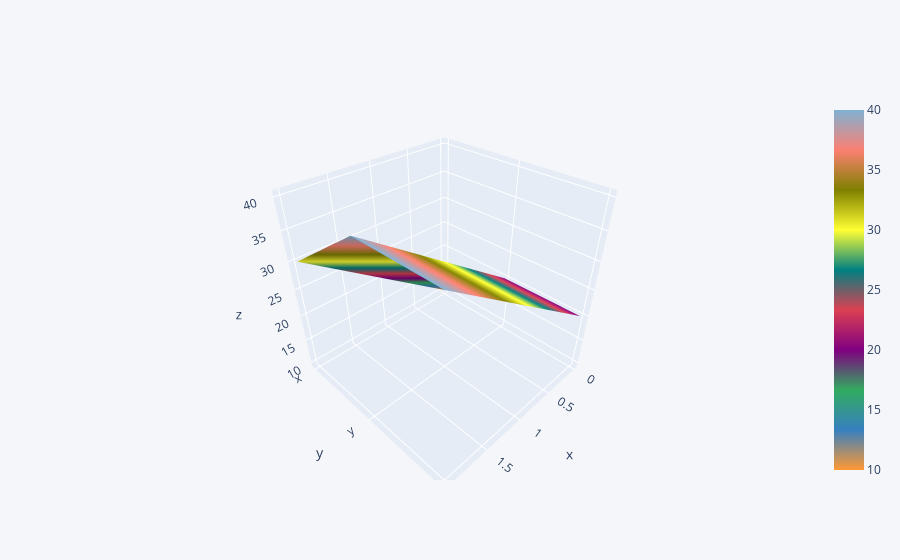

Notebook code cell kept with this figure:
### Code cell
df2.iplot(kind='surface')

### Figure 1 — Plotly figure (JSON) as saved in the notebook; plotly's stock layout.template omitted (floating-point values rounded to 4 significant figures)
{"data": [{"colorscale": [[0, "rgb(255, 153, 51)"], [0.1111, "rgb(55, 128, 191)"], [0.2222, "rgb(50, 171, 96)"], [0.3333, "rgb(128, 0, 128)"], [0.4444, "rgb(219, 64, 82)"], [0.5556, "rgb(0, 128, 128)"], [0.6667, "rgb(255, 255, 51)"], [0.7778, "rgb(128, 128, 0)"], [0.8889, "rgb(251, 128, 114)"], [1, "rgb(128, 177, 211)"]], "type": "surface", "x": [0, 1, 2], "y": ["x", "y", "z"], "z": [[10, 20, 30], [20, 30, 40], [20, 30, 40]]}], "layout": {"legend": {"bgcolor": "#F5F6F9", "font": {"color": "#4D5663"}}, "paper_bgcolor": "#F5F6F9", "plot_bgcolor": "#F5F6F9", "title": {"font": {"color": "#4D5663"}}, "xaxis": {"gridcolor": "#E1E5ED", "showgrid": true, "tickfont": {"color": "#4D5663"}, "title": {"font": {"color": "#4D5663"}, "text": ""}, "zerolinecolor": "#E1E5ED"}, "yaxis": {"gridcolor": "#E1E5ED", "showgrid": true, "tickfont": {"color": "#4D5663"}, "title": {"font": {"color": "#4D5663"}, "text": ""}, "zerolinecolor": "#E1E5ED"}}}
